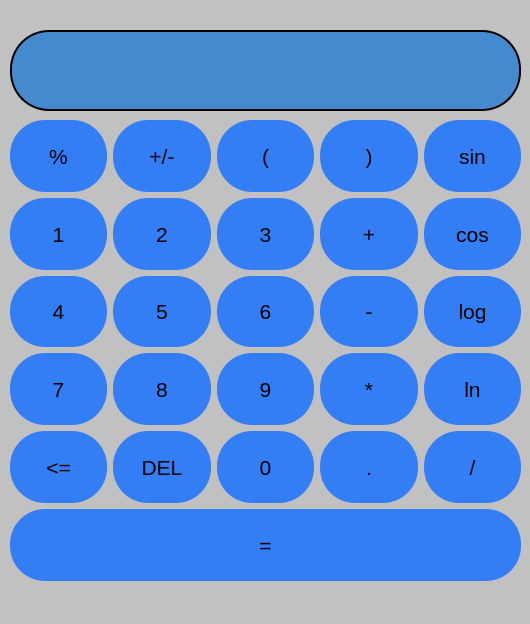
<?xml version="1.0" encoding="UTF-8"?>
<ui version="4.0">
 <class>calculator</class>
 <widget class="QMainWindow" name="calculator">
  <property name="enabled">
   <bool>true</bool>
  </property>
  <property name="geometry">
   <rect>
    <x>0</x>
    <y>0</y>
    <width>530</width>
    <height>624</height>
   </rect>
  </property>
  <property name="sizePolicy">
   <sizepolicy hsizetype="Ignored" vsizetype="Ignored">
    <horstretch>0</horstretch>
    <verstretch>0</verstretch>
   </sizepolicy>
  </property>
  <property name="palette">
   <palette>
    <active>
     <colorrole role="Button">
      <brush brushstyle="SolidPattern">
       <color alpha="255">
        <red>193</red>
        <green>193</green>
        <blue>193</blue>
       </color>
      </brush>
     </colorrole>
     <colorrole role="Base">
      <brush brushstyle="SolidPattern">
       <color alpha="255">
        <red>193</red>
        <green>193</green>
        <blue>193</blue>
       </color>
      </brush>
     </colorrole>
     <colorrole role="Window">
      <brush brushstyle="SolidPattern">
       <color alpha="255">
        <red>193</red>
        <green>193</green>
        <blue>193</blue>
       </color>
      </brush>
     </colorrole>
    </active>
    <inactive>
     <colorrole role="Button">
      <brush brushstyle="SolidPattern">
       <color alpha="255">
        <red>193</red>
        <green>193</green>
        <blue>193</blue>
       </color>
      </brush>
     </colorrole>
     <colorrole role="Base">
      <brush brushstyle="SolidPattern">
       <color alpha="255">
        <red>193</red>
        <green>193</green>
        <blue>193</blue>
       </color>
      </brush>
     </colorrole>
     <colorrole role="Window">
      <brush brushstyle="SolidPattern">
       <color alpha="255">
        <red>193</red>
        <green>193</green>
        <blue>193</blue>
       </color>
      </brush>
     </colorrole>
    </inactive>
    <disabled>
     <colorrole role="Button">
      <brush brushstyle="SolidPattern">
       <color alpha="255">
        <red>193</red>
        <green>193</green>
        <blue>193</blue>
       </color>
      </brush>
     </colorrole>
     <colorrole role="Base">
      <brush brushstyle="SolidPattern">
       <color alpha="255">
        <red>193</red>
        <green>193</green>
        <blue>193</blue>
       </color>
      </brush>
     </colorrole>
     <colorrole role="Window">
      <brush brushstyle="SolidPattern">
       <color alpha="255">
        <red>193</red>
        <green>193</green>
        <blue>193</blue>
       </color>
      </brush>
     </colorrole>
    </disabled>
   </palette>
  </property>
  <property name="windowTitle">
   <string>MainWindow</string>
  </property>
  <property name="styleSheet">
   <string notr="true">background-color: rgb(193, 193, 193)</string>
  </property>
  <property name="animated">
   <bool>true</bool>
  </property>
  <property name="tabShape">
   <enum>QTabWidget::Rounded</enum>
  </property>
  <widget class="QWidget" name="centralwidget">
   <property name="font">
    <font>
     <family>MS Gothic</family>
     <pointsize>16</pointsize>
    </font>
   </property>
   <property name="styleSheet">
    <string notr="true"/>
   </property>
   <widget class="QWidget" name="gridLayoutWidget">
    <property name="geometry">
     <rect>
      <x>10</x>
      <y>120</y>
      <width>511</width>
      <height>461</height>
     </rect>
    </property>
    <layout class="QGridLayout" name="gridLayout">
     <item row="2" column="1">
      <widget class="QPushButton" name="act5">
       <property name="sizePolicy">
        <sizepolicy hsizetype="Minimum" vsizetype="Expanding">
         <horstretch>0</horstretch>
         <verstretch>0</verstretch>
        </sizepolicy>
       </property>
       <property name="font">
        <font>
         <family>Segoe UI</family>
         <pointsize>16</pointsize>
        </font>
       </property>
       <property name="styleSheet">
        <string notr="true">QPushButton:hover {
	background-color: #666;
}

QPushButton:pressed  {
	background-color: #333;
}

QPushButton {
	background-color: #337ef5;
	border-radius: 35px
}</string>
       </property>
       <property name="text">
        <string>5</string>
       </property>
       <property name="shortcut">
        <string>5</string>
       </property>
       <property name="flat">
        <bool>false</bool>
       </property>
      </widget>
     </item>
     <item row="3" column="1">
      <widget class="QPushButton" name="act8">
       <property name="sizePolicy">
        <sizepolicy hsizetype="Minimum" vsizetype="Expanding">
         <horstretch>0</horstretch>
         <verstretch>0</verstretch>
        </sizepolicy>
       </property>
       <property name="font">
        <font>
         <family>Segoe UI</family>
         <pointsize>16</pointsize>
        </font>
       </property>
       <property name="styleSheet">
        <string notr="true">QPushButton:hover {
	background-color: #666;
}

QPushButton:pressed  {
	background-color: #333;
}

QPushButton {
	background-color: #337ef5;
	border-radius: 35px
}</string>
       </property>
       <property name="text">
        <string>8</string>
       </property>
       <property name="shortcut">
        <string>8</string>
       </property>
       <property name="flat">
        <bool>false</bool>
       </property>
      </widget>
     </item>
     <item row="2" column="2">
      <widget class="QPushButton" name="act6">
       <property name="sizePolicy">
        <sizepolicy hsizetype="Minimum" vsizetype="Expanding">
         <horstretch>0</horstretch>
         <verstretch>0</verstretch>
        </sizepolicy>
       </property>
       <property name="font">
        <font>
         <family>Segoe UI</family>
         <pointsize>16</pointsize>
        </font>
       </property>
       <property name="styleSheet">
        <string notr="true">QPushButton:hover {
	background-color: #666;
}

QPushButton:pressed  {
	background-color: #333;
}

QPushButton {
	background-color: #337ef5;
	border-radius: 35px
}</string>
       </property>
       <property name="text">
        <string>6</string>
       </property>
       <property name="shortcut">
        <string>6</string>
       </property>
       <property name="flat">
        <bool>false</bool>
       </property>
      </widget>
     </item>
     <item row="4" column="3">
      <widget class="QPushButton" name="actpoint">
       <property name="sizePolicy">
        <sizepolicy hsizetype="Minimum" vsizetype="Expanding">
         <horstretch>0</horstretch>
         <verstretch>0</verstretch>
        </sizepolicy>
       </property>
       <property name="font">
        <font>
         <family>Segoe UI</family>
         <pointsize>16</pointsize>
        </font>
       </property>
       <property name="styleSheet">
        <string notr="true">QPushButton:hover {
	background-color: #666;
}

QPushButton:pressed  {
	background-color: #333;
}

QPushButton {
	background-color: #337ef5;
	border-radius: 35px
}</string>
       </property>
       <property name="text">
        <string>.</string>
       </property>
       <property name="shortcut">
        <string>.</string>
       </property>
       <property name="flat">
        <bool>false</bool>
       </property>
      </widget>
     </item>
     <item row="4" column="2">
      <widget class="QPushButton" name="act0">
       <property name="sizePolicy">
        <sizepolicy hsizetype="Minimum" vsizetype="Expanding">
         <horstretch>0</horstretch>
         <verstretch>0</verstretch>
        </sizepolicy>
       </property>
       <property name="font">
        <font>
         <family>Segoe UI</family>
         <pointsize>16</pointsize>
        </font>
       </property>
       <property name="autoFillBackground">
        <bool>false</bool>
       </property>
       <property name="styleSheet">
        <string notr="true">QPushButton:hover {
	background-color: #666;
}

QPushButton:pressed  {
	background-color: #333;
}

QPushButton {
	background-color: #337ef5;
	border-radius: 35px
}</string>
       </property>
       <property name="text">
        <string>0</string>
       </property>
       <property name="shortcut">
        <string>0</string>
       </property>
       <property name="flat">
        <bool>false</bool>
       </property>
      </widget>
     </item>
     <item row="1" column="1">
      <widget class="QPushButton" name="act2">
       <property name="sizePolicy">
        <sizepolicy hsizetype="Minimum" vsizetype="Expanding">
         <horstretch>0</horstretch>
         <verstretch>0</verstretch>
        </sizepolicy>
       </property>
       <property name="font">
        <font>
         <family>Segoe UI</family>
         <pointsize>16</pointsize>
        </font>
       </property>
       <property name="styleSheet">
        <string notr="true">QPushButton:hover {
	background-color: #666;
}

QPushButton:pressed  {
	background-color: #333;
}

QPushButton {
	background-color: #337ef5;
	border-radius: 35px
}</string>
       </property>
       <property name="text">
        <string>2</string>
       </property>
       <property name="shortcut">
        <string>2</string>
       </property>
       <property name="flat">
        <bool>false</bool>
       </property>
      </widget>
     </item>
     <item row="0" column="2">
      <widget class="QPushButton" name="leftbr">
       <property name="sizePolicy">
        <sizepolicy hsizetype="Minimum" vsizetype="Expanding">
         <horstretch>0</horstretch>
         <verstretch>0</verstretch>
        </sizepolicy>
       </property>
       <property name="font">
        <font>
         <family>Segoe UI</family>
         <pointsize>16</pointsize>
        </font>
       </property>
       <property name="styleSheet">
        <string notr="true">QPushButton:hover {
	background-color: #666;
}

QPushButton:pressed  {
	background-color: #333;
}

QPushButton {
	background-color: #337ef5;
	border-radius: 35px
}</string>
       </property>
       <property name="text">
        <string>(</string>
       </property>
      </widget>
     </item>
     <item row="1" column="4">
      <widget class="QPushButton" name="actcos">
       <property name="sizePolicy">
        <sizepolicy hsizetype="Minimum" vsizetype="Expanding">
         <horstretch>0</horstretch>
         <verstretch>0</verstretch>
        </sizepolicy>
       </property>
       <property name="font">
        <font>
         <family>Segoe UI</family>
         <pointsize>16</pointsize>
        </font>
       </property>
       <property name="styleSheet">
        <string notr="true">QPushButton:hover {
	background-color: #666;
}

QPushButton:pressed  {
	background-color: #333;
}

QPushButton {
	background-color: #337ef5;
	border-radius: 35px
}</string>
       </property>
       <property name="text">
        <string>cos</string>
       </property>
      </widget>
     </item>
     <item row="1" column="2">
      <widget class="QPushButton" name="act3">
       <property name="sizePolicy">
        <sizepolicy hsizetype="Minimum" vsizetype="Expanding">
         <horstretch>0</horstretch>
         <verstretch>0</verstretch>
        </sizepolicy>
       </property>
       <property name="font">
        <font>
         <family>Segoe UI</family>
         <pointsize>16</pointsize>
        </font>
       </property>
       <property name="styleSheet">
        <string notr="true">QPushButton:hover {
	background-color: #666;
}

QPushButton:pressed  {
	background-color: #333;
}

QPushButton {
	background-color: #337ef5;
	border-radius: 35px
}</string>
       </property>
       <property name="text">
        <string>3</string>
       </property>
       <property name="shortcut">
        <string>3</string>
       </property>
       <property name="flat">
        <bool>false</bool>
       </property>
      </widget>
     </item>
     <item row="4" column="1">
      <widget class="QPushButton" name="delall">
       <property name="sizePolicy">
        <sizepolicy hsizetype="Minimum" vsizetype="Expanding">
         <horstretch>0</horstretch>
         <verstretch>0</verstretch>
        </sizepolicy>
       </property>
       <property name="font">
        <font>
         <family>Segoe UI</family>
         <pointsize>16</pointsize>
        </font>
       </property>
       <property name="styleSheet">
        <string notr="true">QPushButton:hover {
	background-color: #666;
}

QPushButton:pressed  {
	background-color: #333;
}

QPushButton {
	background-color: #337ef5;
	border-radius: 35px
}</string>
       </property>
       <property name="text">
        <string>DEL</string>
       </property>
       <property name="shortcut">
        <string>Del</string>
       </property>
       <property name="flat">
        <bool>false</bool>
       </property>
      </widget>
     </item>
     <item row="0" column="3">
      <widget class="QPushButton" name="rightbr">
       <property name="sizePolicy">
        <sizepolicy hsizetype="Minimum" vsizetype="Expanding">
         <horstretch>0</horstretch>
         <verstretch>0</verstretch>
        </sizepolicy>
       </property>
       <property name="font">
        <font>
         <family>Segoe UI</family>
         <pointsize>16</pointsize>
        </font>
       </property>
       <property name="styleSheet">
        <string notr="true">QPushButton:hover {
	background-color: #666;
}

QPushButton:pressed  {
	background-color: #333;
}

QPushButton {
	background-color: #337ef5;
	border-radius: 35px
}</string>
       </property>
       <property name="text">
        <string>)</string>
       </property>
      </widget>
     </item>
     <item row="3" column="4">
      <widget class="QPushButton" name="actln">
       <property name="sizePolicy">
        <sizepolicy hsizetype="Minimum" vsizetype="Expanding">
         <horstretch>0</horstretch>
         <verstretch>0</verstretch>
        </sizepolicy>
       </property>
       <property name="font">
        <font>
         <family>Segoe UI</family>
         <pointsize>16</pointsize>
        </font>
       </property>
       <property name="styleSheet">
        <string notr="true">QPushButton:hover {
	background-color: #666;
}

QPushButton:pressed  {
	background-color: #333;
}

QPushButton {
	background-color: #337ef5;
	border-radius: 35px
}</string>
       </property>
       <property name="text">
        <string>ln</string>
       </property>
      </widget>
     </item>
     <item row="2" column="3">
      <widget class="QPushButton" name="actminus">
       <property name="sizePolicy">
        <sizepolicy hsizetype="Minimum" vsizetype="Expanding">
         <horstretch>0</horstretch>
         <verstretch>0</verstretch>
        </sizepolicy>
       </property>
       <property name="font">
        <font>
         <family>Segoe UI</family>
         <pointsize>16</pointsize>
        </font>
       </property>
       <property name="styleSheet">
        <string notr="true">QPushButton:hover {
	background-color: #666;
}

QPushButton:pressed  {
	background-color: #333;
}

QPushButton {
	background-color: #337ef5;
	border-radius: 35px
}</string>
       </property>
       <property name="text">
        <string>-</string>
       </property>
       <property name="flat">
        <bool>false</bool>
       </property>
      </widget>
     </item>
     <item row="1" column="0">
      <widget class="QPushButton" name="act1">
       <property name="enabled">
        <bool>true</bool>
       </property>
       <property name="sizePolicy">
        <sizepolicy hsizetype="Minimum" vsizetype="Expanding">
         <horstretch>0</horstretch>
         <verstretch>0</verstretch>
        </sizepolicy>
       </property>
       <property name="font">
        <font>
         <family>Segoe UI</family>
         <pointsize>16</pointsize>
        </font>
       </property>
       <property name="styleSheet">
        <string notr="true">QPushButton:hover {
	background-color: #666;
}

QPushButton:pressed  {
	background-color: #333;
}

QPushButton {
	background-color: #337ef5;
	border-radius: 35px
}</string>
       </property>
       <property name="text">
        <string>1</string>
       </property>
       <property name="shortcut">
        <string>1</string>
       </property>
       <property name="flat">
        <bool>false</bool>
       </property>
      </widget>
     </item>
     <item row="4" column="0">
      <widget class="QPushButton" name="actdel">
       <property name="sizePolicy">
        <sizepolicy hsizetype="Minimum" vsizetype="Expanding">
         <horstretch>0</horstretch>
         <verstretch>0</verstretch>
        </sizepolicy>
       </property>
       <property name="font">
        <font>
         <family>Segoe UI</family>
         <pointsize>16</pointsize>
        </font>
       </property>
       <property name="styleSheet">
        <string notr="true">QPushButton:hover {
	background-color: #666;
}

QPushButton:pressed  {
	background-color: #333;
}

QPushButton {
	background-color: #337ef5;
	border-radius: 35px
}</string>
       </property>
       <property name="text">
        <string>&lt;=</string>
       </property>
       <property name="shortcut">
        <string>Backspace</string>
       </property>
       <property name="flat">
        <bool>false</bool>
       </property>
      </widget>
     </item>
     <item row="2" column="0">
      <widget class="QPushButton" name="act4">
       <property name="sizePolicy">
        <sizepolicy hsizetype="Minimum" vsizetype="Expanding">
         <horstretch>0</horstretch>
         <verstretch>0</verstretch>
        </sizepolicy>
       </property>
       <property name="font">
        <font>
         <family>Segoe UI</family>
         <pointsize>16</pointsize>
        </font>
       </property>
       <property name="styleSheet">
        <string notr="true">QPushButton:hover {
	background-color: #666;
}

QPushButton:pressed  {
	background-color: #333;
}

QPushButton {
	background-color: #337ef5;
	border-radius: 35px
}</string>
       </property>
       <property name="text">
        <string>4</string>
       </property>
       <property name="shortcut">
        <string>4</string>
       </property>
       <property name="flat">
        <bool>false</bool>
       </property>
      </widget>
     </item>
     <item row="0" column="4">
      <widget class="QPushButton" name="actsin">
       <property name="sizePolicy">
        <sizepolicy hsizetype="Minimum" vsizetype="Expanding">
         <horstretch>0</horstretch>
         <verstretch>0</verstretch>
        </sizepolicy>
       </property>
       <property name="font">
        <font>
         <family>Segoe UI</family>
         <pointsize>16</pointsize>
        </font>
       </property>
       <property name="styleSheet">
        <string notr="true">QPushButton:hover {
	background-color: #666;
}

QPushButton:pressed  {
	background-color: #333;
}

QPushButton {
	background-color: #337ef5;
	border-radius: 35px
}</string>
       </property>
       <property name="text">
        <string>sin</string>
       </property>
      </widget>
     </item>
     <item row="5" column="0" colspan="5">
      <widget class="QPushButton" name="acteqal">
       <property name="sizePolicy">
        <sizepolicy hsizetype="Minimum" vsizetype="Expanding">
         <horstretch>0</horstretch>
         <verstretch>0</verstretch>
        </sizepolicy>
       </property>
       <property name="font">
        <font>
         <family>Segoe UI</family>
         <pointsize>16</pointsize>
        </font>
       </property>
       <property name="autoFillBackground">
        <bool>false</bool>
       </property>
       <property name="styleSheet">
        <string notr="true">QPushButton:hover {
	background-color: #666;
}

QPushButton:pressed  {
	background-color: #333;
}

QPushButton {
	background-color: #337ef5;
	border-radius: 35px
}</string>
       </property>
       <property name="text">
        <string>=</string>
       </property>
       <property name="flat">
        <bool>false</bool>
       </property>
      </widget>
     </item>
     <item row="2" column="4">
      <widget class="QPushButton" name="actlog">
       <property name="sizePolicy">
        <sizepolicy hsizetype="Minimum" vsizetype="Expanding">
         <horstretch>0</horstretch>
         <verstretch>0</verstretch>
        </sizepolicy>
       </property>
       <property name="font">
        <font>
         <family>Segoe UI</family>
         <pointsize>16</pointsize>
        </font>
       </property>
       <property name="styleSheet">
        <string notr="true">QPushButton:hover {
	background-color: #666;
}

QPushButton:pressed  {
	background-color: #333;
}

QPushButton {
	background-color: #337ef5;
	border-radius: 35px
}</string>
       </property>
       <property name="text">
        <string>log</string>
       </property>
      </widget>
     </item>
     <item row="4" column="4">
      <widget class="QPushButton" name="actdiv">
       <property name="sizePolicy">
        <sizepolicy hsizetype="Minimum" vsizetype="Expanding">
         <horstretch>0</horstretch>
         <verstretch>0</verstretch>
        </sizepolicy>
       </property>
       <property name="font">
        <font>
         <family>Segoe UI</family>
         <pointsize>16</pointsize>
        </font>
       </property>
       <property name="styleSheet">
        <string notr="true">QPushButton:hover {
	background-color: #666;
}

QPushButton:pressed  {
	background-color: #333;
}

QPushButton {
	background-color: #337ef5;
	border-radius: 35px
}</string>
       </property>
       <property name="text">
        <string>/</string>
       </property>
       <property name="shortcut">
        <string>/</string>
       </property>
       <property name="flat">
        <bool>false</bool>
       </property>
      </widget>
     </item>
     <item row="3" column="0">
      <widget class="QPushButton" name="act7">
       <property name="sizePolicy">
        <sizepolicy hsizetype="Minimum" vsizetype="Expanding">
         <horstretch>0</horstretch>
         <verstretch>0</verstretch>
        </sizepolicy>
       </property>
       <property name="font">
        <font>
         <family>Segoe UI</family>
         <pointsize>16</pointsize>
        </font>
       </property>
       <property name="styleSheet">
        <string notr="true">QPushButton:hover {
	background-color: #666;
}

QPushButton:pressed  {
	background-color: #333;
}

QPushButton {
	background-color: #337ef5;
	border-radius: 35px
}</string>
       </property>
       <property name="text">
        <string>7</string>
       </property>
       <property name="shortcut">
        <string>7</string>
       </property>
       <property name="flat">
        <bool>false</bool>
       </property>
      </widget>
     </item>
     <item row="0" column="0">
      <widget class="QPushButton" name="proc">
       <property name="sizePolicy">
        <sizepolicy hsizetype="Minimum" vsizetype="Expanding">
         <horstretch>0</horstretch>
         <verstretch>0</verstretch>
        </sizepolicy>
       </property>
       <property name="font">
        <font>
         <family>Segoe UI</family>
         <pointsize>16</pointsize>
        </font>
       </property>
       <property name="styleSheet">
        <string notr="true">QPushButton:hover {
	background-color: #666;
}

QPushButton:pressed  {
	background-color: #333;
}

QPushButton {
	background-color: #337ef5;
	border-radius: 35px
}</string>
       </property>
       <property name="text">
        <string>%</string>
       </property>
      </widget>
     </item>
     <item row="0" column="1">
      <widget class="QPushButton" name="pl_min">
       <property name="sizePolicy">
        <sizepolicy hsizetype="Minimum" vsizetype="Expanding">
         <horstretch>0</horstretch>
         <verstretch>0</verstretch>
        </sizepolicy>
       </property>
       <property name="font">
        <font>
         <family>Segoe UI</family>
         <pointsize>16</pointsize>
        </font>
       </property>
       <property name="styleSheet">
        <string notr="true">QPushButton:hover {
	background-color: #666;
}

QPushButton:pressed  {
	background-color: #333;
}

QPushButton {
	background-color: #337ef5;
	border-radius: 35px
}</string>
       </property>
       <property name="text">
        <string>+/-</string>
       </property>
      </widget>
     </item>
     <item row="1" column="3">
      <widget class="QPushButton" name="actplus">
       <property name="sizePolicy">
        <sizepolicy hsizetype="Minimum" vsizetype="Expanding">
         <horstretch>0</horstretch>
         <verstretch>0</verstretch>
        </sizepolicy>
       </property>
       <property name="font">
        <font>
         <family>Segoe UI</family>
         <pointsize>16</pointsize>
        </font>
       </property>
       <property name="styleSheet">
        <string notr="true">QPushButton:hover {
	background-color: #666;
}

QPushButton:pressed  {
	background-color: #333;
}

QPushButton {
	background-color: #337ef5;
	border-radius: 35px
}</string>
       </property>
       <property name="text">
        <string>+</string>
       </property>
       <property name="flat">
        <bool>false</bool>
       </property>
      </widget>
     </item>
     <item row="3" column="3">
      <widget class="QPushButton" name="actmul">
       <property name="sizePolicy">
        <sizepolicy hsizetype="Minimum" vsizetype="Expanding">
         <horstretch>0</horstretch>
         <verstretch>0</verstretch>
        </sizepolicy>
       </property>
       <property name="font">
        <font>
         <family>Segoe UI</family>
         <pointsize>16</pointsize>
        </font>
       </property>
       <property name="styleSheet">
        <string notr="true">QPushButton:hover {
	background-color: #666;
}

QPushButton:pressed  {
	background-color: #333;
}

QPushButton {
	background-color: #337ef5;
	border-radius: 35px
}</string>
       </property>
       <property name="text">
        <string>*</string>
       </property>
       <property name="flat">
        <bool>false</bool>
       </property>
      </widget>
     </item>
     <item row="3" column="2">
      <widget class="QPushButton" name="act9">
       <property name="sizePolicy">
        <sizepolicy hsizetype="Minimum" vsizetype="Expanding">
         <horstretch>0</horstretch>
         <verstretch>0</verstretch>
        </sizepolicy>
       </property>
       <property name="font">
        <font>
         <family>Segoe UI</family>
         <pointsize>16</pointsize>
        </font>
       </property>
       <property name="styleSheet">
        <string notr="true">QPushButton:hover {
	background-color: #666;
}

QPushButton:pressed  {
	background-color: #333;
}

QPushButton {
	background-color: #337ef5;
	border-radius: 35px
}</string>
       </property>
       <property name="text">
        <string>9</string>
       </property>
       <property name="shortcut">
        <string>9</string>
       </property>
       <property name="flat">
        <bool>false</bool>
       </property>
      </widget>
     </item>
    </layout>
   </widget>
   <widget class="QLabel" name="label">
    <property name="geometry">
     <rect>
      <x>10</x>
      <y>30</y>
      <width>511</width>
      <height>81</height>
     </rect>
    </property>
    <property name="font">
     <font>
      <family>Times New Roman</family>
      <pointsize>20</pointsize>
     </font>
    </property>
    <property name="layoutDirection">
     <enum>Qt::RightToLeft</enum>
    </property>
    <property name="styleSheet">
     <string notr="true">background-color: rgb(69, 138, 207); border-radius: 39; border: 2 solid</string>
    </property>
    <property name="text">
     <string/>
    </property>
    <property name="buddy">
     <cstring></cstring>
    </property>
   </widget>
  </widget>
  <widget class="QMenuBar" name="menubar">
   <property name="geometry">
    <rect>
     <x>0</x>
     <y>0</y>
     <width>530</width>
     <height>21</height>
    </rect>
   </property>
  </widget>
  <widget class="QStatusBar" name="statusbar"/>
 </widget>
 <resources/>
 <connections/>
</ui>
